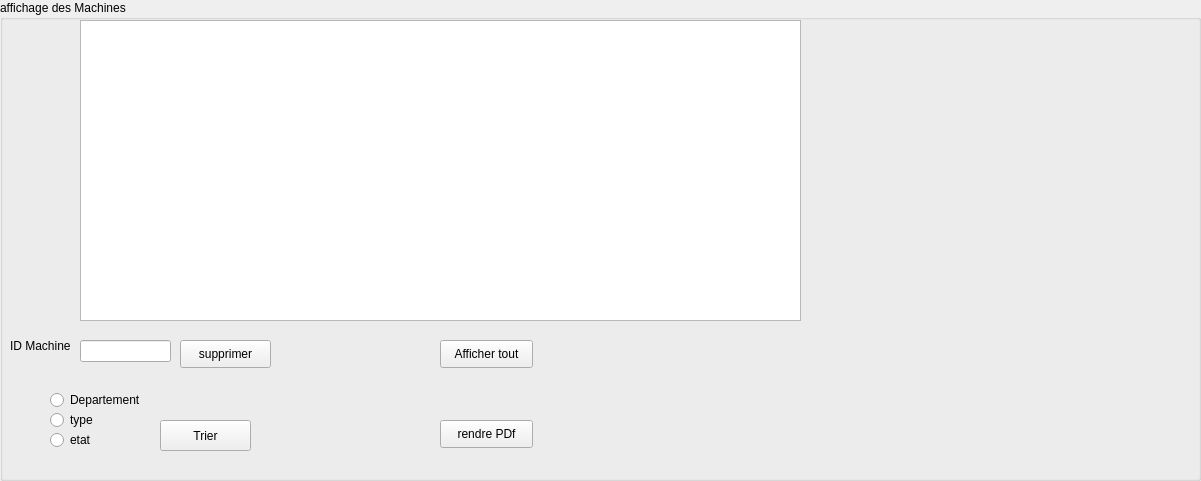
    <widget class="QGroupBox" name="groupBox_6">
     <property name="geometry">
      <rect>
       <x>10</x>
       <y>270</y>
       <width>1201</width>
       <height>481</height>
      </rect>
     </property>
     <property name="title">
      <string>affichage des Machines</string>
     </property>
     <widget class="QPushButton" name="pushButton_24">
      <property name="geometry">
       <rect>
        <x>180</x>
        <y>340</y>
        <width>91</width>
        <height>28</height>
       </rect>
      </property>
      <property name="text">
       <string>supprimer</string>
      </property>
     </widget>
     <widget class="QPushButton" name="pushButton_25">
      <property name="geometry">
       <rect>
        <x>440</x>
        <y>420</y>
        <width>93</width>
        <height>28</height>
       </rect>
      </property>
      <property name="text">
       <string>rendre PDf</string>
      </property>
     </widget>
     <widget class="QLineEdit" name="lineEdit_supprimer">
      <property name="geometry">
       <rect>
        <x>80</x>
        <y>340</y>
        <width>91</width>
        <height>22</height>
       </rect>
      </property>
     </widget>
     <widget class="QLabel" name="label_IDmachine_3">
      <property name="geometry">
       <rect>
        <x>10</x>
        <y>330</y>
        <width>71</width>
        <height>31</height>
       </rect>
      </property>
      <property name="text">
       <string>ID Machine</string>
      </property>
     </widget>
     <widget class="QRadioButton" name="radioButton">
      <property name="geometry">
       <rect>
        <x>50</x>
        <y>390</y>
        <width>95</width>
        <height>20</height>
       </rect>
      </property>
      <property name="text">
       <string>Departement</string>
      </property>
     </widget>
     <widget class="QRadioButton" name="radioButton_3">
      <property name="geometry">
       <rect>
        <x>50</x>
        <y>410</y>
        <width>101</width>
        <height>20</height>
       </rect>
      </property>
      <property name="text">
       <string>type</string>
      </property>
     </widget>
     <widget class="QPushButton" name="pushButton">
      <property name="geometry">
       <rect>
        <x>440</x>
        <y>340</y>
        <width>93</width>
        <height>28</height>
       </rect>
      </property>
      <property name="text">
       <string>Afficher tout</string>
      </property>
     </widget>
     <widget class="QTableView" name="tableView_machine">
      <property name="geometry">
       <rect>
        <x>80</x>
        <y>20</y>
        <width>721</width>
        <height>301</height>
       </rect>
      </property>
     </widget>
     <widget class="QRadioButton" name="radioButton_5">
      <property name="geometry">
       <rect>
        <x>50</x>
        <y>430</y>
        <width>95</width>
        <height>20</height>
       </rect>
      </property>
      <property name="text">
       <string>etat</string>
      </property>
     </widget>
     <widget class="QPushButton" name="pushButton_3">
      <property name="geometry">
       <rect>
        <x>160</x>
        <y>420</y>
        <width>91</width>
        <height>31</height>
       </rect>
      </property>
      <property name="text">
       <string>Trier</string>
      </property>
     </widget>
    </widget>
